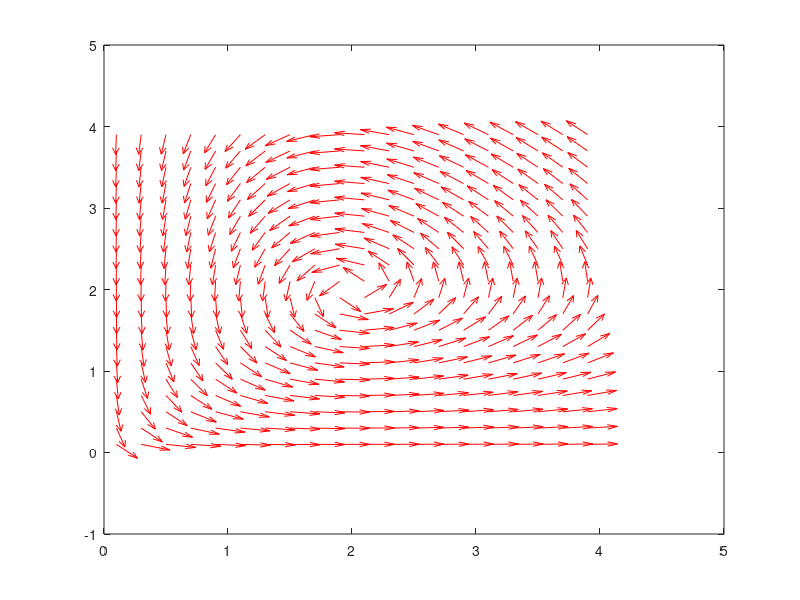

Here is the MATLAB script that generated this plot:
clear; 
clc; 

a = 2; 
b = 1; 
d = 2; 
e = 1; 


[x,y]=meshgrid(.1:.2:4,.1:.2:4);
%[x,y] = meshgrid(-1:0.3:5,-1:0.3:5);


dy=-2*y+x.*y;
dx=2*x-x.*y;
%dx = a*x -b*x*y; 
%dy = -d*y + e*x*y; 
dyu=dy./sqrt(dy.^2+dx.^2);
dxu=dx./sqrt(dy.^2+dx.^2);


figure(1) 
quiver(x,y,dxu,dyu,'r')